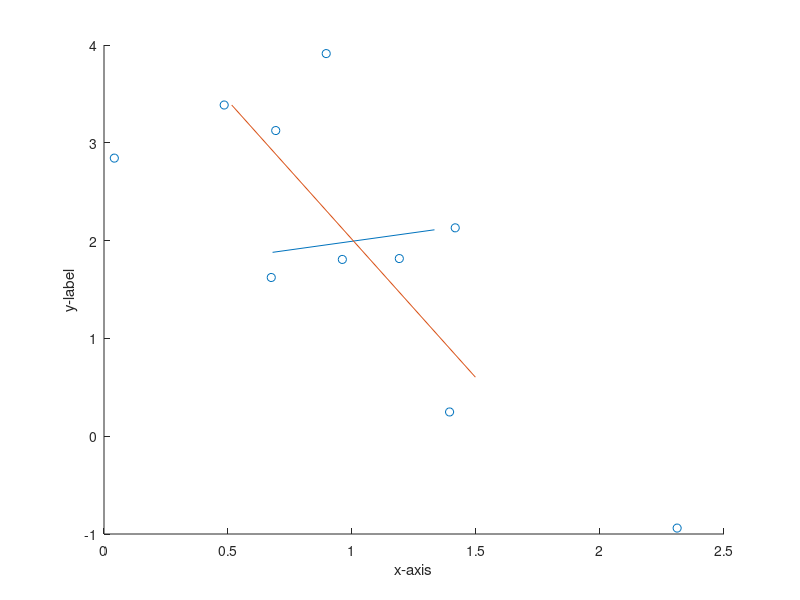
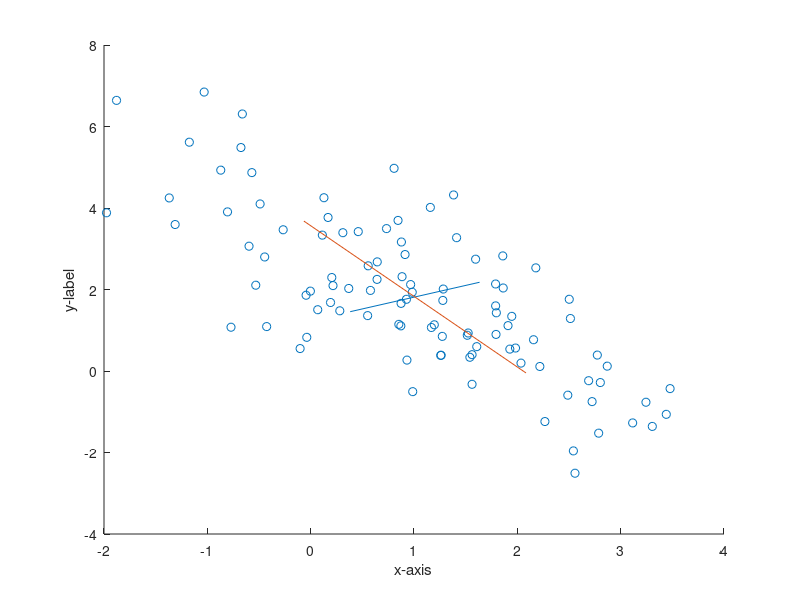
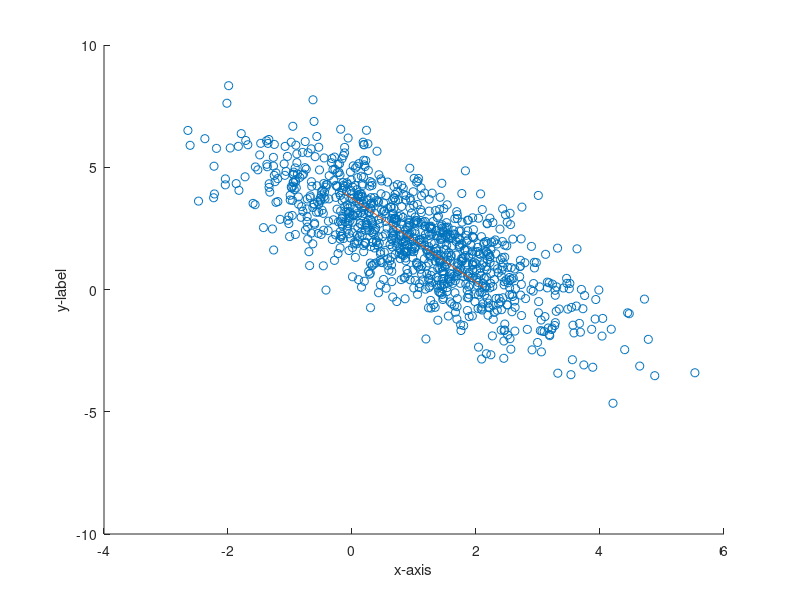
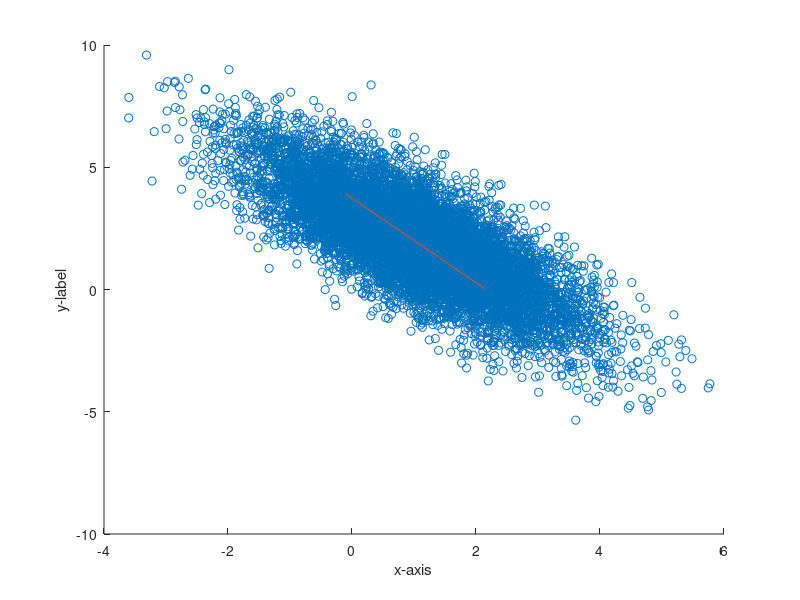

Here is the MATLAB script that generated these plots, in order:
rng(0);
clearvars;
N=[10,10^2,10^3,10^4,10^5];
for j=1:5
    X=zeros(N(j),2);
    % taking N samples
    for i=1:N(j)
        W=[randn();randn()];
        % generating two iids as x and y
        C=[1.6250,-1.9486;-1.9486,3.8750;];
        mu=[1;2];
        [V,D] = eig(C);
        % eigen decomposition of C
        A=V*sqrtm(D);
        % A is found
        x=A*W+mu;
        % samples are created
        X(i,1)=x(1);
        X(i,2)=x(2);
    end
    MLE_mean = sum(X)/(N(j));
    MLE_covariance=zeros(2,2);
    x = X(:,1);
    y = X(:,2);
    sample_mean_X = MLE_mean(1);
    sample_mean_Y = MLE_mean(2);
    MLE_covariance(1,1)=sum((x-sample_mean_X).^2)/(N(j));
    MLE_covariance(2,2)=sum((y-sample_mean_Y).^2)/(N(j));
    Z=((x-sample_mean_X).*(y-sample_mean_Y));
    MLE_covariance(1,2)=sum(Z)/(N(j));
    MLE_covariance(2,1)=MLE_covariance(1,2);
    MLE_mean=MLE_mean';
    [V1,D1] = eig(MLE_covariance);
    D1=sqrtm(D1);
    root_lamda_1=D1(1,1);
    root_lamda_2=D1(2,2);
    v1=V1(:,1)/(norm(V1(:,1)));
    v2=V1(:,2)/(norm(V1(:,2)));
    e1=MLE_mean+root_lamda_1*v1;
    e2=MLE_mean+root_lamda_2*v2;
    e3=MLE_mean-root_lamda_1*v1;
    e4=MLE_mean-root_lamda_2*v2;
    disp(e1)
    scatter(x,y)
    xlabel("x-axis")
    ylabel("y-label")
    hold on
    plot([e1(1),e3(1)],[e1(2),e3(2)])
    hold on
    plot([e2(1),e4(1)],[e2(2),e4(2)])
    hold on
    figure;
end